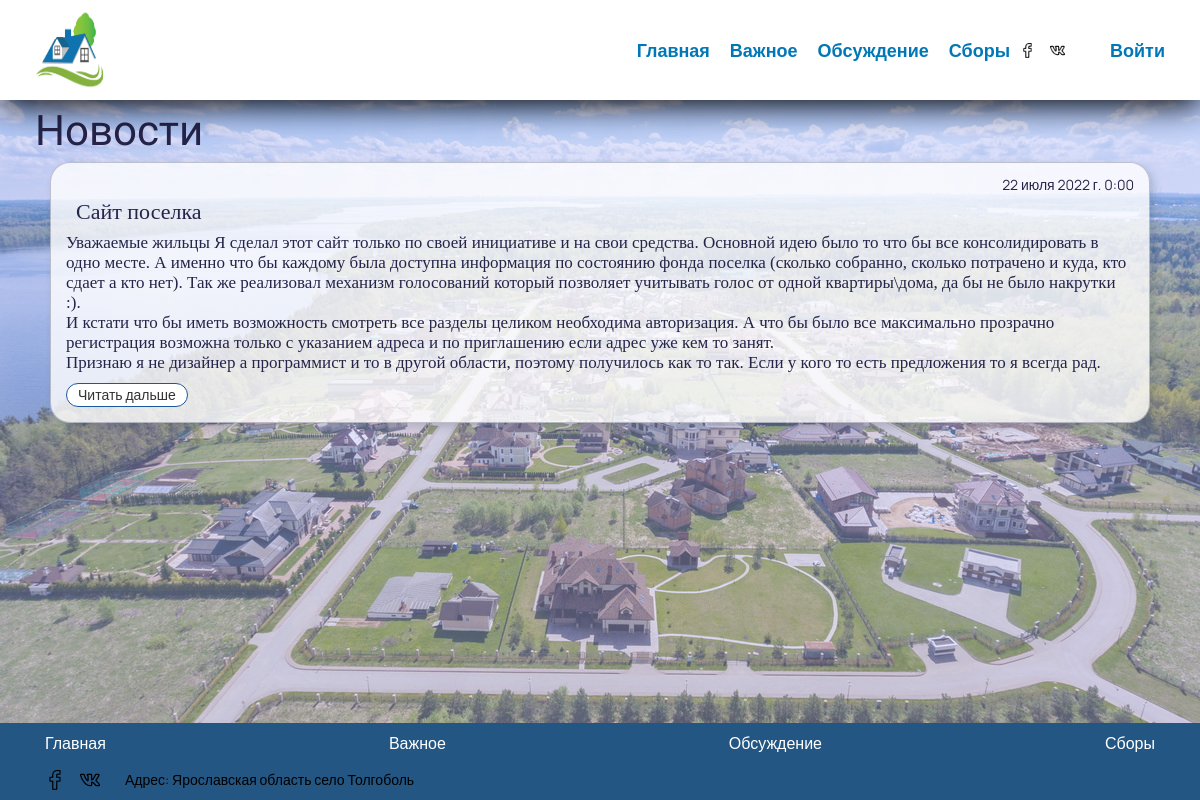
The page / on the database its author committed.
### Forum/models.py (models this page shows, shortened)
class Post( models.Model ):
    section = models.ForeignKey( Section, on_delete = models.SET_NULL, null=True )
    title = models.CharField( _('Заголовок'), max_length=100, blank=False, unique=False )
    text = models.CharField( _('Текст Новости'), max_length=90000, blank=True, unique=False )
    author = models.ForeignKey( User, on_delete = models.SET_NULL, null=True )
    date = models.DateTimeField( _('Дата создания'), default=timezone.now )
    update_date = models.DateTimeField( _('Дата обновления'), default=timezone.now )
    is_delet =  models.BooleanField( _('Удалена ли запись'), blank=False, default=False )
    is_news =  models.BooleanField( _('Является ли новостью'), blank=False, default=False )
    class Meta:
        verbose_name = 'Пост'
        verbose_name_plural = 'Посты'
        ordering = ['date']

### MainService/views.py (the view)
# urls.py: path('', HomePage.as_view(), name='home' ),
class HomePage( DataMixin, TemplateView ):
    template_name = 'MainService/index.html'
    title = _("Поселок Толгоболь")
    @logger
    def get_context_data( self, *, object_list=None, **kwargs ):
        c_super = super().get_context_data(**kwargs)
        c_def = self.get_user_context()
        c_def[ 'title' ] = self.title
        c_def[ 'news' ] = self.get_news_context()
        c_def.update( c_super )
        return c_def
    def get_news_context( self ):
        result = []
        news = Section.objects.filter(is_news=True)
        if news.count():
            for i in news[0].post_set.filter(is_delet=False):
                item = {}
                item['title'] = i.title
                item['preview_text'] = i.text
                item['date'] = i.date
                item['id'] = i.id
                item['url'] = reverse_lazy( 'post', kwargs={'section_id':str(news[0].id), 'post_id':str(i.id) }  )
                result.append( item )
        return result

### MainService/logger.py (called while the page is built)
def logger( func, *args, **kwargs ):
    def wrap( *args, **kwargs ):
        Logger().Log( logging.INFO, func.__name__, '[pd][start]', args, kwargs)
        stack = traceback.extract_stack()
        res = func( *args, **kwargs )
        Logger().Log( logging.INFO, func.__name__, '[pd][finish]', res)
        return res
    return wrap

    def __new__( cls ):
        if not hasattr( cls, 'instance'):
            cls.instance = super( Logger, cls ).__new__( cls )
        return cls.instance

    def Log( self, log_level, *args, **kwargs ):
        print(log_level, 'log_level')
        msg = self._get_msg( *args )
        logging.log( log_level, msg, **kwargs )

    @staticmethod
    def _get_msg( *arg ):
        msg = ''
        for i in arg:
            msg += str(i) + ' '
        return msg

### TolgobolVillage/utils.py (called while the page is built)
    def get_user_context( self, **kwargs ):
        context = kwargs
        user_menu = MENU.copy()
        if self.request.user.is_authenticated:
            context[ 'account' ] = { 'title': self.request.user.first_name,
                                    'url_name':'account',
                                    'sub_menu': (
                                        {'sub_title': _('Личный кабинет'), 'url_name': 'account'},
                                        {'sub_title': _('Изменить пароль'), 'url_name': 'security'},
                                        {'sub_title': _('Выйти'), 'url_name': 'logout'}
                                    )
                                    }
        else:
            context[ 'account' ] = { 'title': _("Войти"), 'url_name':'auth' }
            context[ 'form_login' ] = AuthLoginForm
        context[ 'menu' ] = user_menu
        return context

### MainService/templates/MainService/index.html (shortened to what this page needs)
{% extends 'MainService/base.html' %}
{% load static %}
{% block css %}
<link rel="stylesheet" type="text/css" href="{% static "/css/main_body.css"  %}">
<link rel="stylesheet" type="text/css" href="{% static "/css/upload.css"  %}">
{% endblock %}
{% block page %}
<section>
  <div class="news _container">
    <div class="news-title">
      Новости
    </div>
    {% for item in news %}
    <div class="appreciate__column">
      <div class="appreciate__item item-appreciate">
        <div class="time">{{ item.date }}</div>
        <div class="item-appreciate__wrapper-title wrapper-title">
          <h3 class="item-appreciate__title">{{ item.title }}</h3>
        </div>
        <div class="item-appreciate__text">{{ item.preview_text|safe }}</div>
        <a title="" class="button_control button_simple" id="{{ item.id }}" href="{{ item.url }}"><span class="button_text">Читать дальше</span></a>
      </div>
    </div>
    {% endfor %}
  </div>
</section>
{% endblock %}

### MainService/static/css/style.css (style rules this page uses)
* { padding: 0; margin: 0; border: 0; }
*, *:before, *:after { box-sizing: border-box; }
body { background-image: url("19.jpg"); background-repeat: no-repeat; background-position: 0 0; background-attachment: fixed; background-size: 100% 100%; }
html, body { height: 100%; width: 100%; font-size: 100%; line-height: 1; font-size: 14px; -ms-text-size-adjust: 100%; -moz-text-size-adjust: 100%; -webkit-text-size-adjust: 100%; }
a, a:visited { text-decoration: none; }
h1, h2, h3, h4, h5, h6 { font-size: inherit; font-weight: inherit; }
body { font-family: 'Manrope', sans-serif; font-style: 400px; }
._container { max-width: 1170px; margin: 0px auto; padding-left: 20px; padding-right: 20px; }
* { scrollbar-width: thin; scrollbar-color: #60ADFF #DFE9EB; }

### MainService/static/css/button.css (style rules this page uses)
* { padding: 0; margin: 0; border: 0; }
*, *:before, *:after { box-sizing: border-box; }
html, body { height: 100%; width: 100%; font-size: 100%; line-height: 1; font-size: 14px; -ms-text-size-adjust: 100%; -moz-text-size-adjust: 100%; -webkit-text-size-adjust: 100%; }
a, a:visited { text-decoration: none; }
h1, h2, h3, h4, h5, h6 { font-size: inherit; font-weight: inherit; }
.button_control { min-height: 24px; border-radius: 100px; background-color: #fff; border-style: solid; border-width: 1px; cursor: pointer; display: inline-flex; padding: 0px 11px; }
.button_text { margin: auto; font-size: 14px; color: #333; }
.button_simple { border-color: #1b579d; }

### MainService/static/css/main_body.css (style rules this page uses)
.news-title { margin: 10px 0px 10px 0px; font-size: 42px; max-width: 600px; font-family: 'Elsie'; font-style: normal; color: #252449; }
.appreciate__column { margin: 10px 0px 10px 0px; padding: 0px 5px; flex: 0 1 50%; }
.appreciate__column .time { text-align: right; }
.appreciate__column:last-child { padding: 0px 5px; flex: 1 1 100%; }
@media (min-width: 600px) { .appreciate__column { padding: 0px 15px; flex: 0 1 33.333%; } }
@media (min-width: 600px) { .appreciate__column:last-child { padding: 0px 15px; flex: 0 1 33.333%; } }
.appreciate__item { height: 100%; background: rgba(255, 255, 255, 0.8); border-radius: 20px; padding: 15px; color: #252449; margin: 0px 0px 0px 0px; box-shadow: 4px 4px 8px 0px rgba(34, 60, 80, 0.2); border: 1px solid #25244942; }
.item-appreciate__wrapper-title { flex-wrap: wrap; display: flex; }
@media (min-width: 600px) { .item-appreciate__wrapper-title { display: flex; align-items: center; flex-wrap: nowrap; } }
.item-appreciate__title { font-family: 'Marmelad'; font-style: normal; font-weight: 400; font-size: 22px; line-height: calc( 21 / 22 * 100%); margin-left: 10px; padding-top: 10px; }
.item-appreciate__text { margin-bottom: 10px; font-family: 'Marmelad'; font-style: normal; font-weight: 400; font-size: 17px; line-height: calc( 19 / 16 * 100%); margin-top: 10px; white-space: pre-line; }

### rows shown on the page
Post: date "22 июля 2022 г. 0:00", title "Сайт поселка", preview_text "Уважаемые жильцы Я сделал этот сайт только по своей инициативе и на свои средства. Основной идею было то что бы все консолидировать в одно месте. А именно что бы каждому была доступна информация по состоянию фонда поселка (сколько собранно, сколько потрачено и куда, кто сдает а кто нет). Так же реализовал механизм голосований который позволяет учитывать голос от одной квартиры\\дома, да бы не было накрутки :). И кстати что бы иметь возможность смотреть все разделы целиком необходима авторизация. А что бы было все максимально прозрачно регистрация возможна только с указанием адреса и по приглашению если адрес уже кем то занят. Признаю я не дизайнер а программист и то в другой области, поэтому…"

### other values the page prints
{{ el.title }} "Главная" "Важное" "Обсуждение" "Сборы"
{{ account.title }} "Войти"
